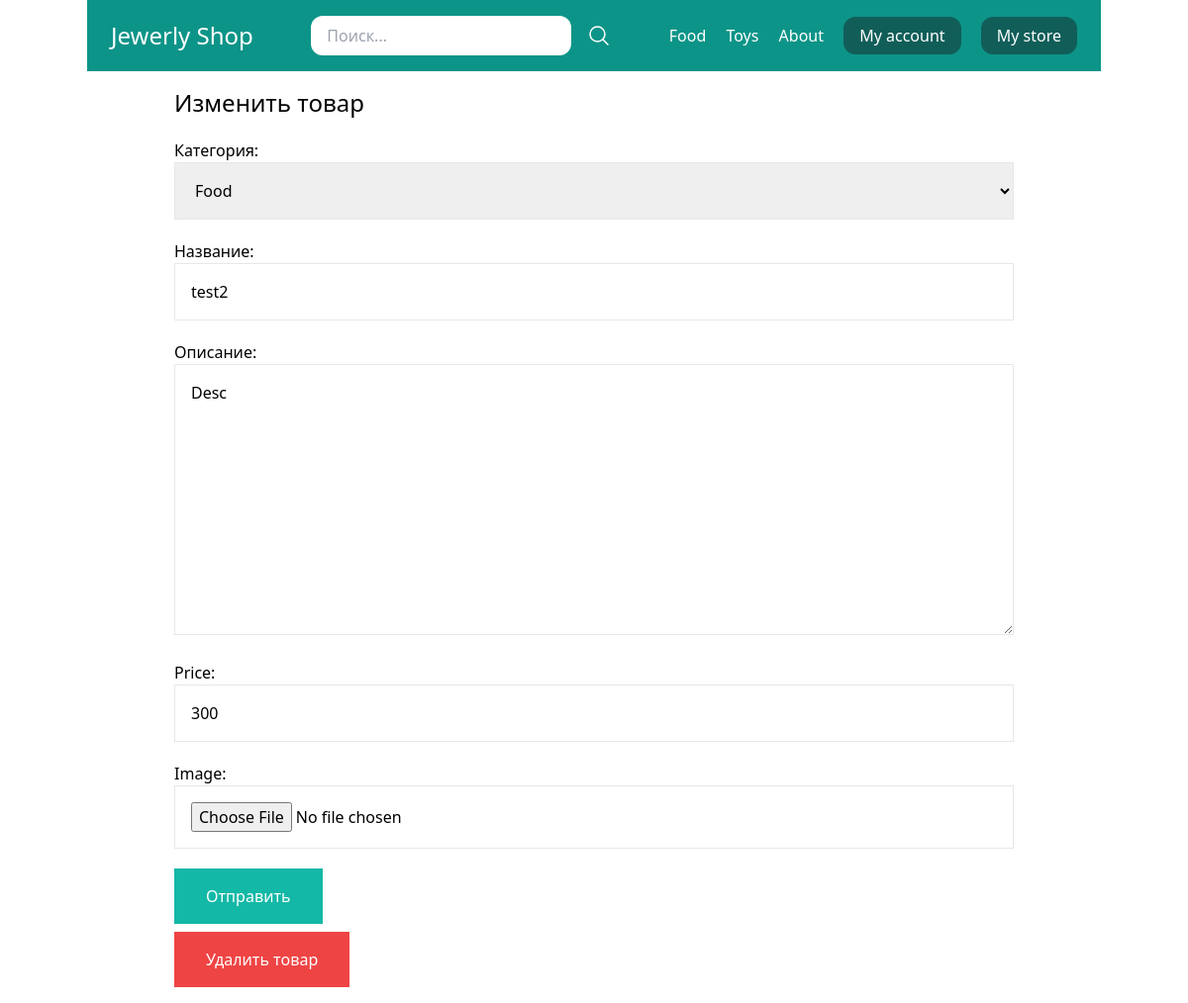
Screenshot of /my-store/edit-product/5/ (signed in) with the database file from the repository.
### store/models.py (models this page shows, shortened)
class Category(models.Model):
    title = models.CharField(max_length=50, verbose_name='Название')
    slug = models.SlugField(max_length=50, verbose_name='Слаг')
    class Meta:
        verbose_name = 'Категория(ю)'
        verbose_name_plural = 'Категории'
    def __str__(self):
        return self.title

class Product(models.Model):
    DRAFT = 'Черновик'
    WAITING_APPROVAL = 'Ожидает подтверждения'
    ACTIVE = 'Активный'
    DELETED = 'Удалён'
    STATUS_CHOICES = (
        (DRAFT, 'Черновик'),
        (WAITING_APPROVAL, 'Ожидает подтверждения'),
        (ACTIVE, 'Активный'),
        (DELETED, 'Удалён'),
    )
    user = models.ForeignKey(
        User, related_name='products', on_delete=models.CASCADE, verbose_name='Пользователь')
    category = models.ForeignKey(
        Category, related_name='products', on_delete=models.CASCADE, verbose_name='Категория')
    title = models.CharField(max_length=50, verbose_name='Название')
    slug = models.SlugField(max_length=50, verbose_name='Слаг')
    description = models.TextField(blank=True, verbose_name='Описание')
    price = models.IntegerField()
    created_at = models.DateTimeField(auto_now_add=True)
    updated_at = models.DateTimeField(auto_now=True)
    image = models.ImageField(upload_to='uploads/product_images/', blank=True, null=True)
    status = models.CharField(
        max_length=50, verbose_name='Статус', choices=STATUS_CHOICES, default=ACTIVE)
    class Meta:
        verbose_name = 'Товар'
        verbose_name_plural = 'Товары'
        ordering = ('-created_at',)

### userprofile/views.py (the view)
# urls.py: path('my-store/edit-product/<int:pk>/', views.edit_product, name='edit_product'),
@login_required
def edit_product(request, pk):
    product = Product.objects.filter(user=request.user).get(pk=pk)
    if request.method == 'POST':
        form = ProductForm(request.POST, request.FILES, instance=product)
        if form.is_valid():
            form.save()
            messages.success(request, 'Товар успешно изменён!')
            return redirect('my_store')
    else:
        form = ProductForm(instance=product)
    return render(request, 'userprofile/product_form.html', {
        'title': 'Изменить товар',
        'product': product,
        'form': form
    })

### store/forms.py
class ProductForm(forms.ModelForm):
    class Meta:
        model = Product
        fields = ('category', 'title', 'description', 'price', 'image',)
        widgets = {
            'category': forms.Select(attrs={
                'class': 'w-full p-4 border border-gray-200'
            }),
            'title': forms.TextInput(attrs={
                'class': 'w-full p-4 border border-gray-200'
            }),
             'description': forms.Textarea(attrs={
                'class': 'w-full p-4 border border-gray-200'
             }),
             'price': forms.TextInput(attrs={
                'class': 'w-full p-4 border border-gray-200'
             }),
             'image': forms.FileInput(attrs={
                'class': 'w-full p-4 border border-gray-200'
             }),
        }

### store/templatetags/menu.py (called while the page is built)
@register.inclusion_tag('core/menu.html')
def menu():
    categories = Category.objects.all()
    return {'categories': categories}

### userprofile/templates/userprofile/product_form.html (shortened to what this page needs)
{% extends 'core/base.html' %}
{% block content %}
<h1 class="text-2xl"> {{ title }} </h1>
<form method="POST" action='.' enctype="multipart/form-data" class='space-y-5'>
    {{ form.as_p }}
    <button class='py-4 px-8 bg-teal-500 text-white hover:bg-teal-800'>Отправить</button>
</form>
 {% if product %}
    <a href='{% url "delete_product" product.id %}' class='mt-2 inline-block py-4 px-8 bg-red-500 text-white'>Удалить товар</a>
 {% endif %}
{% endblock %}

### core/templates/core/menu.html (shortened to what this page needs)
{% for category in categories %}
<a href="{% url 'category_detail' category.slug %}" class="text-white">{{ category.title }}</a>
{% endfor %}
<a href="{% url 'about' %}" class="text-white">About</a>

### rows the page displays
Category: title "Food", title "test2"
Category: title "Toys"
Product: category "Food", description "Desc", price "300"

### other values shown
{{ title }} "Изменить товар"
